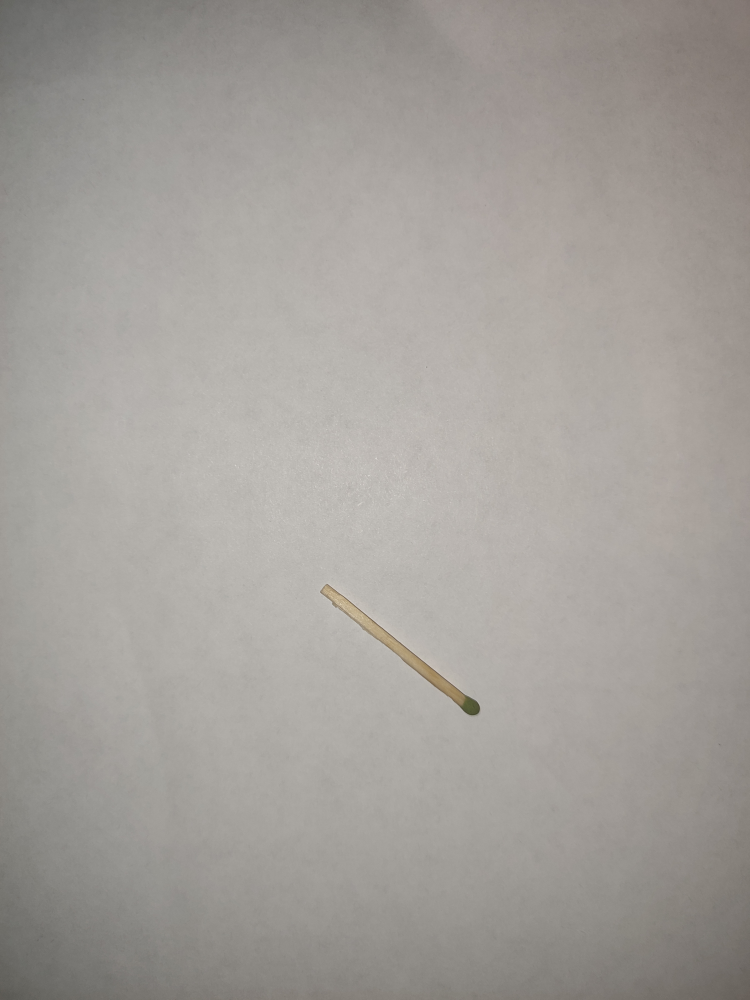
#> input picture images/clear/IMG_20240304_182842.jpg, 3000 x 4000 px (shown at 1/4 size)
$ python first.py
#> lines starting #> are read from the running program, lines starting #| are printed output that depends on the picture; after the words box and inside, x2 and y2 are one past the last pixel; in counts of white or black regions, pixels touching at a corner belong together
import cv2
import numpy as np

#1
image = cv2.imread("images/clear/IMG_20240304_182842.jpg")
#> image is the input picture: shape (4000, 3000, 3); mean B, G, R 154.2, 158.9, 162.9
image = cv2.resize(image, (1200, 900))
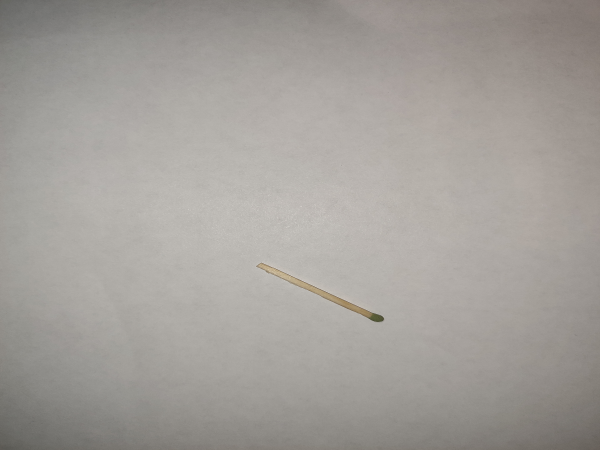
#> image: shape (900, 1200, 3) (shown at 1/2 size); mean B, G, R 154.1, 158.8, 162.8

#2
base = cv2.cvtColor(image, cv2.COLOR_BGR2GRAY)
blur = cv2.GaussianBlur(base, (13, 13), 0)

#3
th3 = cv2.adaptiveThreshold(blur, 255, cv2.ADAPTIVE_THRESH_GAUSSIAN_C, cv2.THRESH_BINARY,9,2)
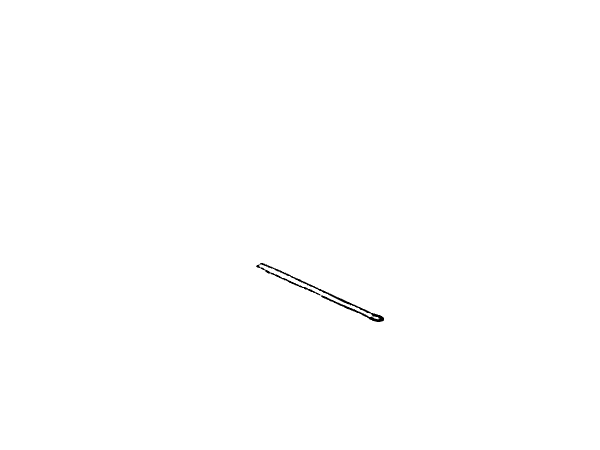
#> th3: shape (900, 1200) (shown at 1/2 size); 99.8% white; 1 black region
contours, hierarchy = cv2.findContours(th3, cv2.RETR_TREE, cv2.CHAIN_APPROX_SIMPLE)
#> contours = 4 contours, 1 with area under 20; largest, box (x1, y1, x2, y2) and area: (0, 0, 1200, 900) 1077901, (518, 525, 769, 645) 1852, (511, 528, 642, 592) 566

#4
contour = np.zeros_like(image)

for i in range(len(contours)):
    # Exclude contours with a hierarchy value of [-1, -1, -1, -1]
    if hierarchy[0][i][3] != -1:
        cv2.fillConvexPoly(contour, contours[i], color=(255, 255, 255))
#> this loop made 4 passes
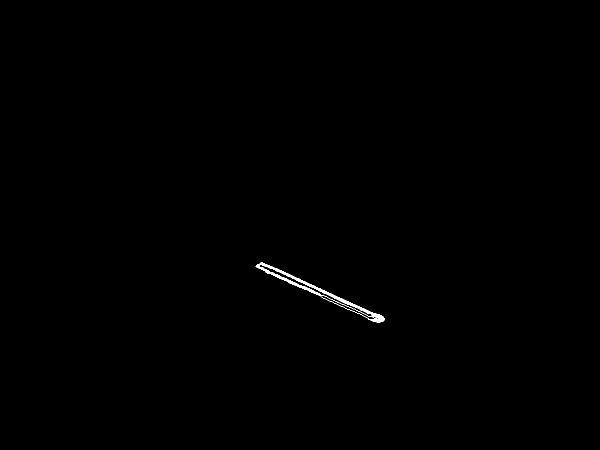
#> contour: shape (900, 1200, 3) (shown at 1/2 size); 0.23% white; 1 white region, box (x1, y1, x2, y2) and area: (511, 525, 769, 645) 2515

#5
im_floodfill = contour.copy()
h, w = contour.shape[:2]
#> h = 900; w = 1200
mask = np.zeros((h + 2, w + 2), np.uint8)
cv2.floodFill(im_floodfill, mask, (0,0), 255)
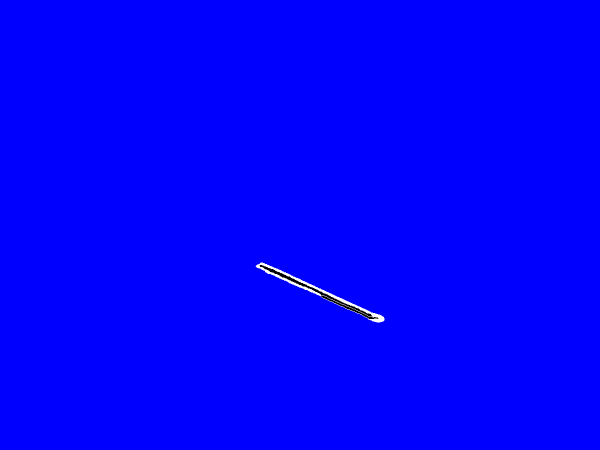
#> im_floodfill: shape (900, 1200, 3) (shown at 1/2 size); mean of channels 0, 1, 2 254.6, 0.6, 0.6; drawn as B, G, R

#6
im_floodfill_inv = cv2.bitwise_not(im_floodfill)
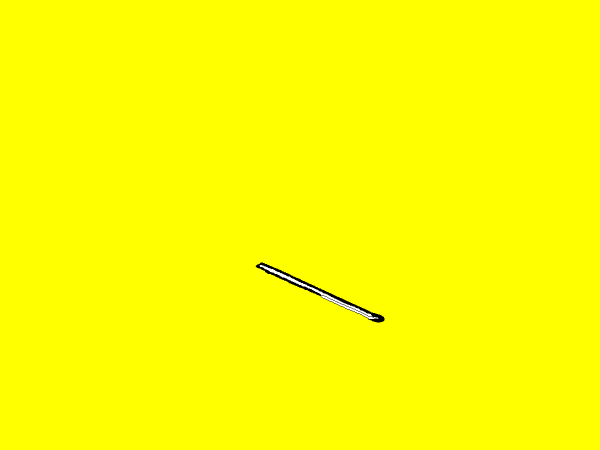
#> im_floodfill_inv: shape (900, 1200, 3) (shown at 1/2 size); mean of channels 0, 1, 2 0.4, 254.4, 254.4; drawn as B, G, R
im_out = contour | im_floodfill_inv


#7
mask_white = cv2.inRange(im_out,
                        lowerb=np.array([255, 255, 254]),
                        upperb=np.array([255, 255, 255]))
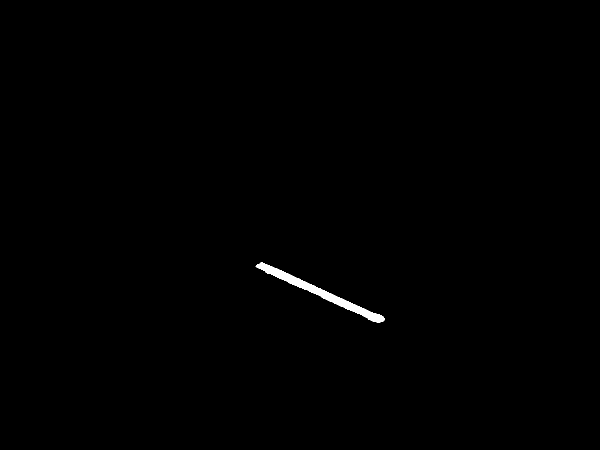
#> mask_white: shape (900, 1200) (shown at 1/2 size); 0.38% white; 1 white region, box (x1, y1, x2, y2) and area: (511, 525, 769, 645) 4061

im_copy = image.copy()
im_copy[mask_white>0] = (0, 0, 255)
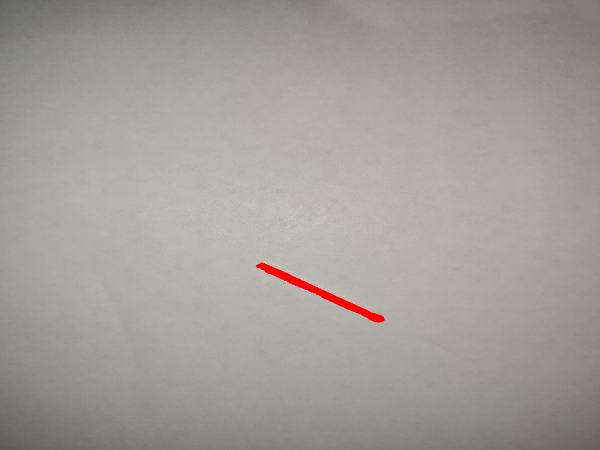
#> im_copy: shape (900, 1200, 3) (shown at 1/2 size); 0.38% of pixels changed, all inside (x1, y1, x2, y2) = (511, 525, 769, 645)


cv2.imshow("4", im_copy)
cv2.waitKey(0)
cv2.destroyAllWindows()
